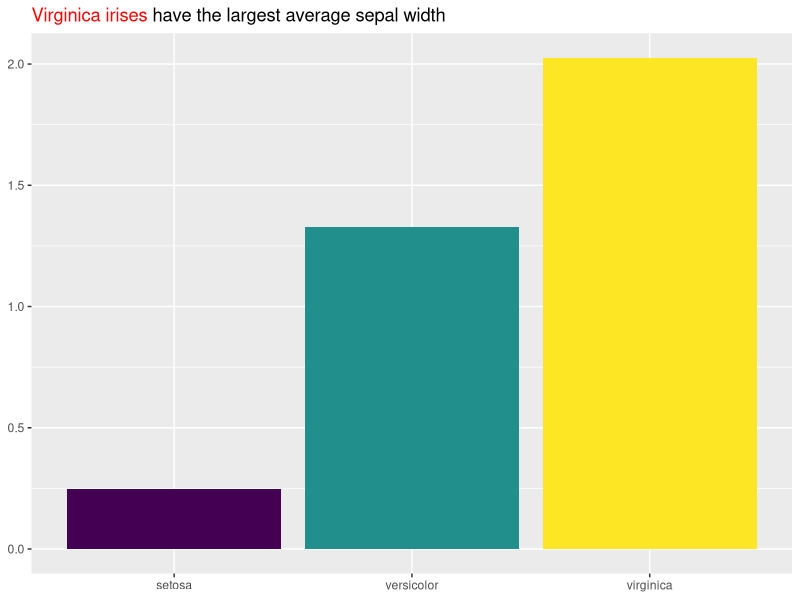
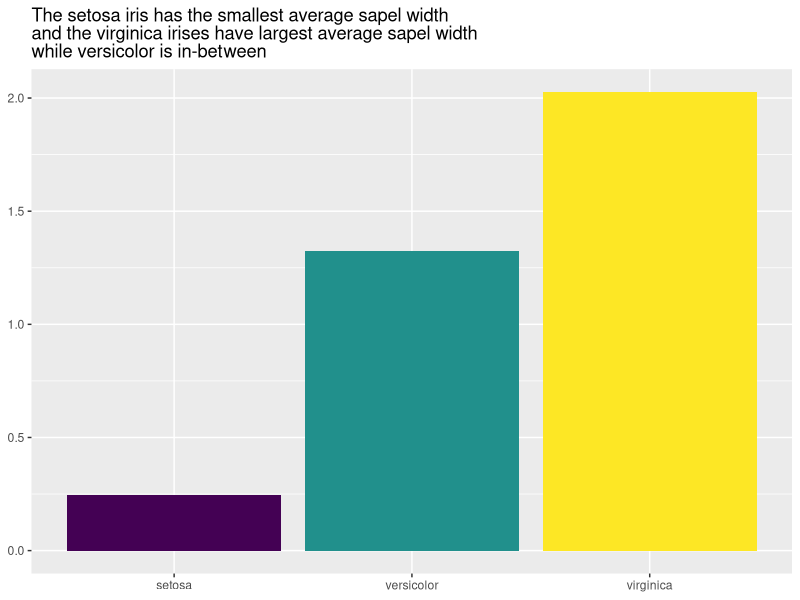
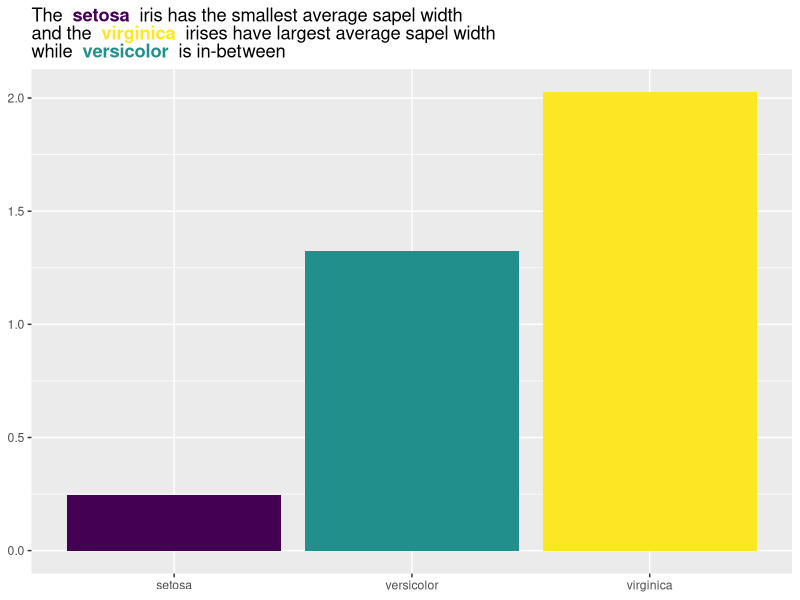
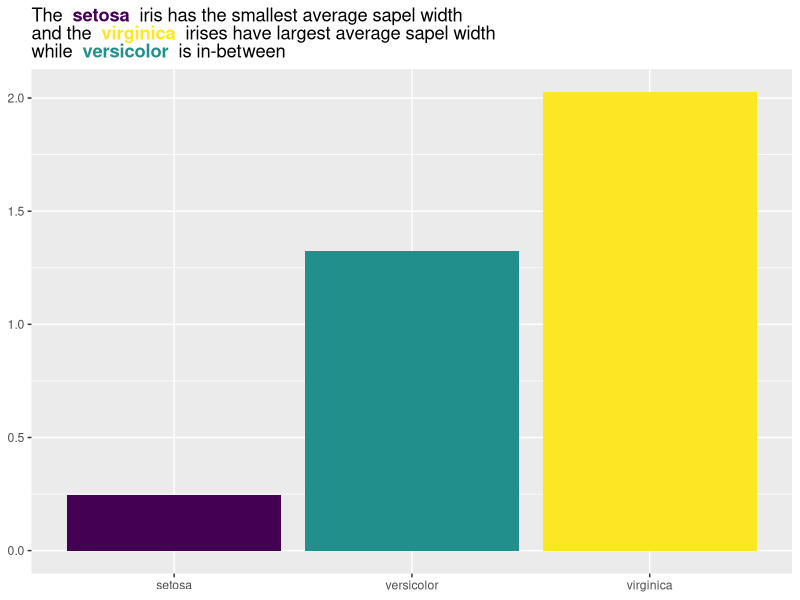

The R source for these figures, in order:
## ---- chunk 1
knitr::opts_chunk$set(echo = TRUE)
options(tidyverse.quiet = TRUE)
## ---- chunk 2
library(tidyverse)
## ---- chunk 3
iris %>% 
  group_by(Species) %>% 
  summarize(mean_petal_width = mean(Petal.Width)) %>% 
  ungroup() ->
data  
  
data |>
 ggplot(aes(Species, mean_petal_width,
             fill = Species)) +
  geom_col(show.legend = FALSE) +
  scale_fill_viridis_d() +
  labs(x = NULL,
       y = NULL,
       title = "<span style = 'color: red;'>Virginica irises</span> have the largest average sepal width") +
  theme(plot.title = ggtext::element_markdown())

p <- last_plot()

fill_values <- layer_data(p)$fill 
fill_var <- p$mapping$fill |> capture.output() %>% .[2] %>% str_extract("\\^.+") %>% str_remove("\\^")
fill_representations <- p$data %>% .[fill_var] %>% pull() %>%   levels()
html_statements <- paste("<span style = 'color: ", fill_values, 
                         "'>", fill_representations, "</span>") 


grab_fill_info <- function(plot){
  
  fill_values <- layer_data(plot)$fill 
  
  fill_var <- plot$mapping$fill |> capture.output() %>% .[2] %>% 
    str_extract("\\^.+") %>% str_remove("\\^")
  
  fill_representations <- plot$data %>% .[fill_var] %>% pull() %>%   levels()
  
  html_statements <- paste("<strong><span style = 'color: ", fill_values, 
                         "'>", fill_representations, "</span></strong>") 
  
  data.frame(fill_values, fill_representations, html_statements)
  
}

grab_fill_info(p)


## ---- chunk 4
for(i in 1:length(fill_values)){

  start <- "virginica have the largest average sapel width"
  
  start <- start |> str_replace(fill_representations[i], html_statements[i])

start
  
}



auto_color_html <- function(x, fill_df ){
  
 for(i in 1:nrow(fill_df)){

  x <- x |> str_replace(fill_df$fill_representations[i], fill_df$html_statements[i])
  
 }
  
  x
  
}


auto_color_html("", grab_fill_info(p))

data |>
 ggplot(aes(Species, mean_petal_width,
             fill = Species)) +
  geom_col(show.legend = FALSE) +
  scale_fill_viridis_d() +
  labs(x = NULL,
       y = NULL,
       title = "The setosa iris has the smallest average sapel width<br>and the virginica irises have largest average sapel width<br> while versicolor is in-between") +
  theme(plot.title = ggtext::element_markdown())

q <- last_plot()

q_fill_df <- grab_fill_info(q)
  
q + 
  labs(title = "The setosa iris has the smallest average sapel width<br>and the virginica irises have largest average sapel width<br> while versicolor is in-between" |> 
        auto_color_html(q_fill_df)) +
  theme(plot.title = ggtext::element_markdown())
## ---- chunk 5
make_title_ggtext_colors <- function(plot){
  
  out <- plot
  plot_fill_df <- grab_fill_info(plot)
  
  out$labels$title <- out$labels$title |> 
        auto_color_html(plot_fill_df)

  print(out)
  
  
}

make_title_ggtext_colors(q)
